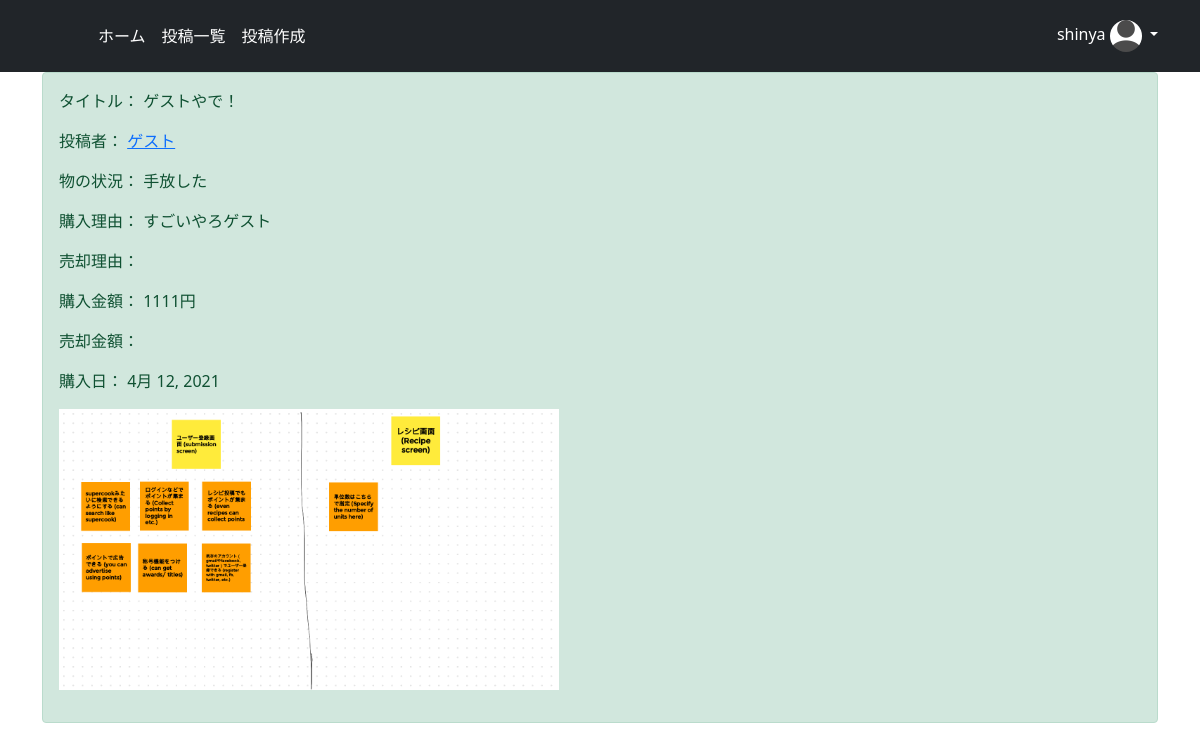
Before: /detail/11 (signed in) with the older database file.
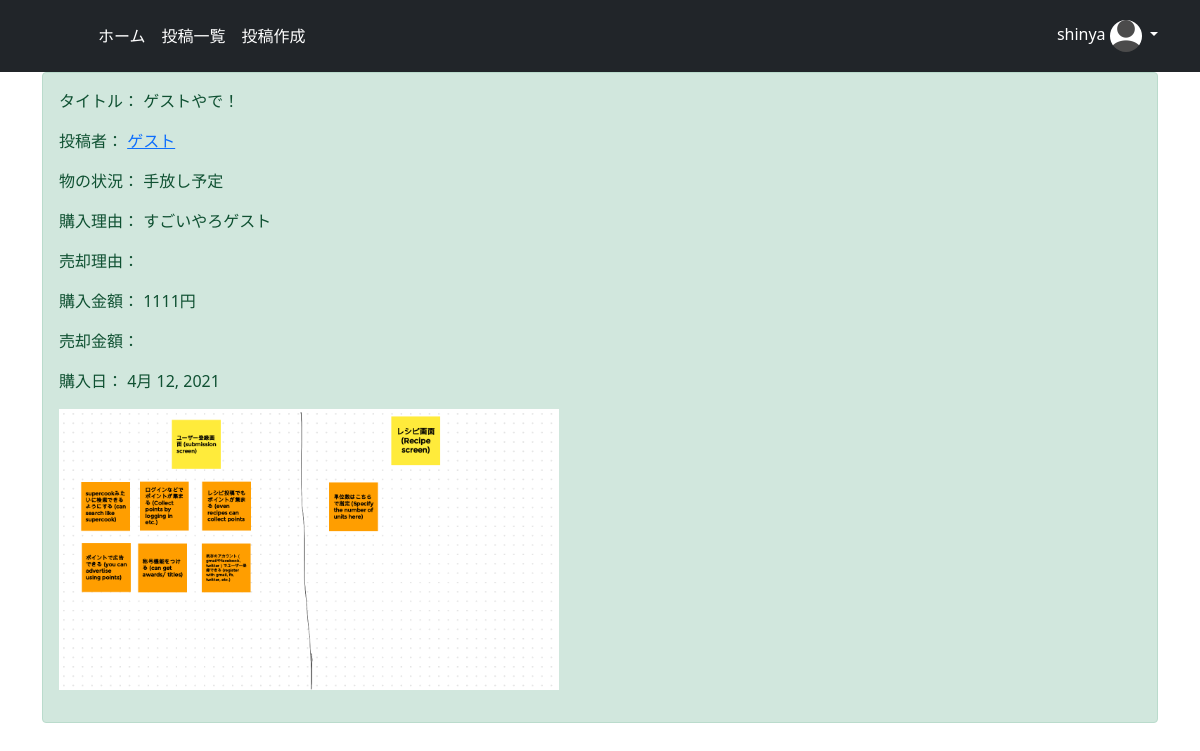
After: the same page with the newer database file.
### minimal/models.py (models this page shows, shortened)
class MinimalModel(models.Model):
    title = models.CharField(max_length=100, verbose_name='品物名')
    author = models.ForeignKey(get_user_model(), on_delete=models.CASCADE, verbose_name='購入者')
    buy_reason = models.TextField(verbose_name='購入した理由')
    sell_reason = models.TextField(null=True, blank=True, verbose_name='手放す理由')
    status = models.ForeignKey(ThingStatus, on_delete=models.PROTECT, verbose_name='物の状況')
    obj_image = models.ImageField(upload_to='', blank=True, null=True, default='default_thing_icon.png', verbose_name='物の画像')
    buy_date = models.DateField(verbose_name='購入日')
    buy_price = models.IntegerField(verbose_name='購入金額')
    sell_price = models.IntegerField(null=True, blank=True, verbose_name='売却金額')
    nice_throw = models.IntegerField(null=True, blank=True)

class ThingStatus(models.Model):
    name = models.CharField('物の状況', max_length=50)
    def __str__(self):
        return self.name

class CustomUser(AbstractUser):
    image = models.ImageField(upload_to='', blank=True, null=True, verbose_name='プロフィール画像', default='default_user_icon.jpeg')

### minimal/views.py (the view)
# urls.py: path('detail/<int:pk>', views.detail, name='detail'),
def detail(request, pk):
    object = get_object_or_404(MinimalModel, pk=pk)
    current_user = request.user
    return render(request, 'detail.html', {'object': object, 'current_user': current_user})

### templates/detail.html (shortened to what this page needs)
{% extends 'base.html' %}
{% block content %}
<div class="container">
    <div class="alert alert-success" role="alert">
      <p>タイトル： {{ object.title }}</p>
      <p>投稿者： <a href="{% url 'user_posts' object.author.id %}">{{ object.author }}</a></p>
      <p>物の状況： {{ object.status }}</p>
      <p>購入理由： {{ object.buy_reason }}</p>
      {% if object.sell_reason %}
      <p>売却理由： {{ object.sell_reason }}</p>
      {% else %}
      <p>売却理由： </p>
      {% endif %}
      <p>購入金額： {{ object.buy_price }}円</p>
      {% if object.sell_price %}
      <p>売却金額： {{ object.sell_price }}円</p>
      {% else %}
      <p>売却金額： </p>
      {% endif %}
      <p>購入日： {{ object.buy_date }}</p>
      <p><img src="{{ object.obj_image.url }}" width=500></p>
    </div>
</div>
{% endblock content %}

Changed rows visible on the page:
changed MinimalModel "ゲストやで！": status "手放した" → "手放し予定"
